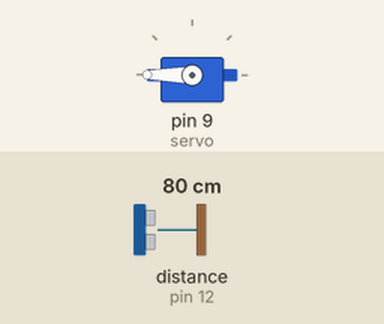
Simulated run of this sketch. Board: Arduino Uno, built with avr-gcc and run on an emulated ATmega328P. On the bench: servo. Wiring (inferred from the names in the program): ultrasonic range finder: trigger pin 11; echo pin 12. The inputs (shaded band) are chosen by the test bench; at power-on: distance to the obstacle (sensor on pin 12) 80 cm. The echo pulse lasts 58.3 µs per cm.

Above: at 0.1 s.
At 2.1 s:
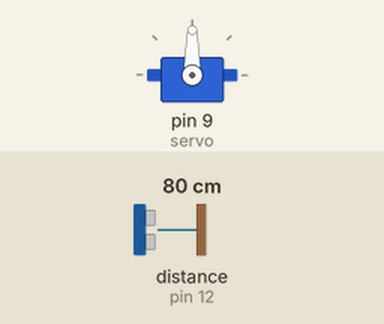
Timing chart, 0 to 3.6 s (numbered marks = the images above):
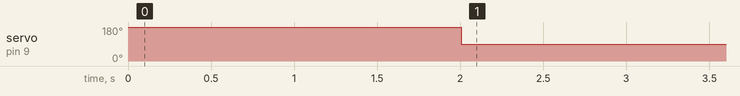

The sketch:

toll_gate.ino
```cpp
#include <Servo.h>


Servo servo;


int trigPin = 11;

int echoPin = 12;


// defines variables

long duration;

int distance;


void setup()

{

  servo.attach(9);

  servo.write(180);

 delay(2000);


// Sets the trigPin as an Output

pinMode(trigPin, OUTPUT);

// Sets the echoPin as an Input

pinMode(echoPin, INPUT);

}

void loop()

{

// Clears the trigPin

digitalWrite(trigPin, LOW);

delayMicroseconds(2);

// Sets the trigPin on HIGH state for 10 micro seconds

digitalWrite(trigPin, HIGH);

delayMicroseconds(10);

digitalWrite(trigPin, LOW);

// Reads the echoPin, returns the sound wave travel time in microseconds

duration = pulseIn(echoPin, HIGH);

// Calculating the distance

distance= duration*0.034/2;

// Prints the distance on the Serial Monitor

Serial.print("Distance: ");

Serial.println(distance);

if ( distance <= 25   ) // Change Distance according to Ultrasonic Sensor Placement

 {


servo.write(180);

delay(3000);

 }

else

{

servo.write(90);


 }


}
```

Measured:
- by itself, servo on pin 9 (servo): 180° → 90° at 2.0 s
